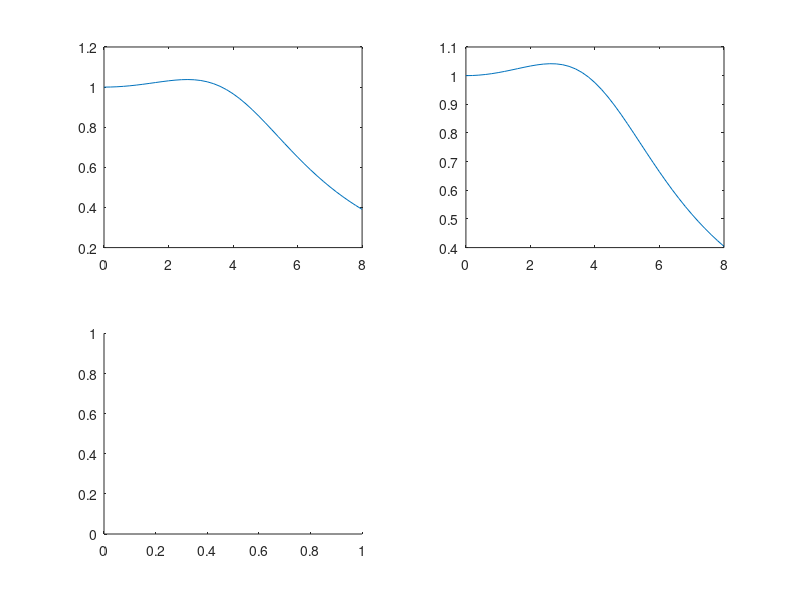

MATLAB code to generate this figure: (Note: this script raises an error after producing the figure.)
t=[0:.2:2];
w=[0:.2:8];
num=[0 0 0 750];
den=[1 36 205 750];
rad=roots(den)
numred=[0 0 -750/rad(1)];
denred=poly(rad([2 3],1));
tf(numred,denred)
subplot(2,2,1);
q=freqs(num,den,w);
plot(w,abs(q));
subplot(2,2,2);
p=freqs(numred,denred,w);
plot(w,abs(p));
subplot(2,2,3);
step(num,den,t);
subplot(2,2,4);
step(numred,denred,t);
